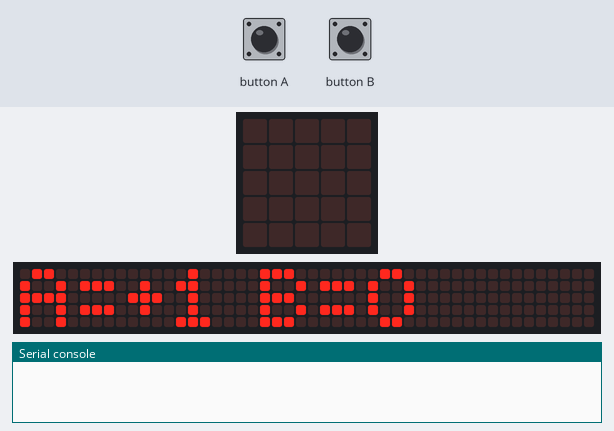
A program run on a simulated BBC micro:bit running MicroPython. Shown: the board's 5×5 LED display, a strip that is not on the board, showing the scrolling text unrolled, the last lines printed to the serial console. Inputs (shaded band) come from the test bench. The 48×5 strip is a reading aid, not a part: it shows the text the display is scrolling, unrolled, one strip-width of it at a time.

Above: at 3.11 s.
4.4 s: button A pressed for 0.15 s
At 4.63 s:
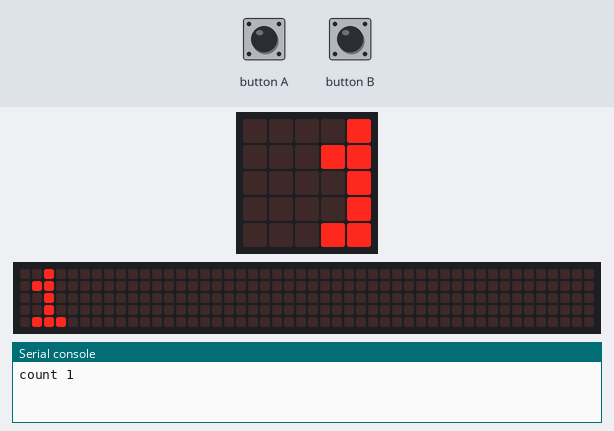
5.1 s: button B pressed for 0.15 s
At 5.16 s:
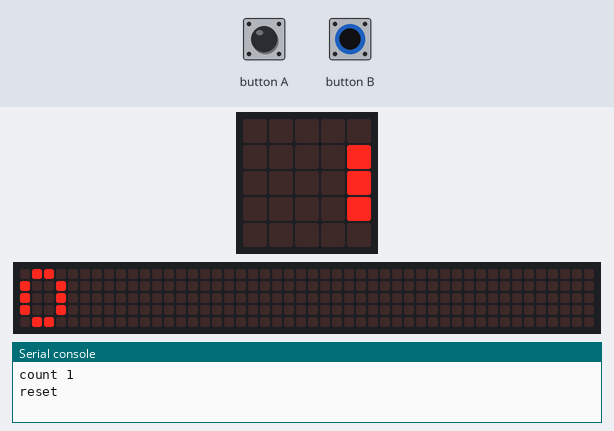
At 7.0 s:
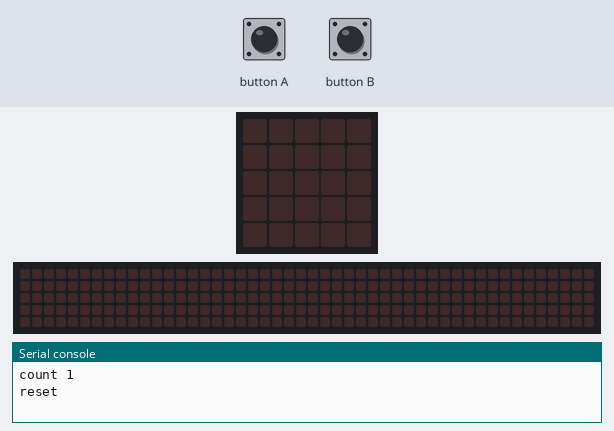
Timing chart, 0 to 8.5 s (numbered marks = the images above; inputs shaded):
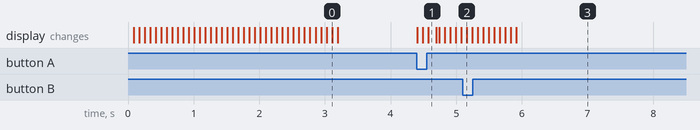

The program:

microbit_buttons.py
```python
# Exemple Examples.MicroBit.Buttons : réaction aux boutons A et B - le
# compteur d'appuis défile sur la matrice, A ajoute 1, B remet à zéro.
# Le meme fichier tourne tel quel sur une vraie micro:bit.
from microbit import *

count = 0
display.scroll('A=+1 B=0', delay=80)

while True:
    if button_a.was_pressed():
        count += 1
        print('count', count)
        display.scroll(str(count), delay=80)
    if button_b.was_pressed():
        count = 0
        print('reset')
        display.scroll('0', delay=80)
    sleep(20)
```

Measured:
- after the input at 4.4 s, the display: first changes at once (image 1 shows a later state)
- after the input at 5.1 s, the display: changes after 0.06 s (image 2)
